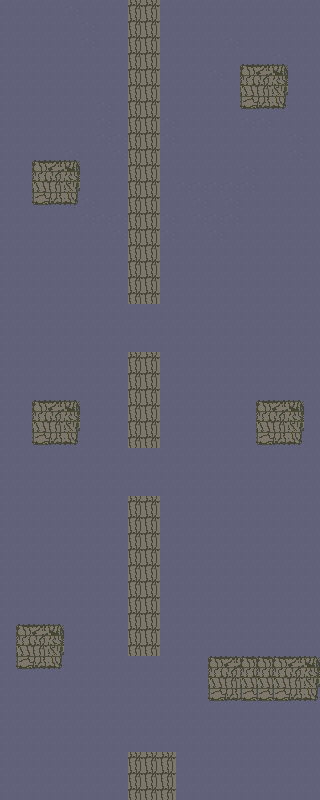

This game map was drawn from its Tiled (.tmx) file and the tilesets committed beside it. A one-line description and the full map source follow:
An orthogonal 20x50 tile map with 16x16 px tiles, 2 tile layers (Background, Bricks), 2 tilesets and 9 objects (Monster).

<map version="1.0" orientation="orthogonal" renderorder="right-down" width="20" height="50" tilewidth="16" tileheight="16" nextobjectid="67">
 <tileset firstgid="1" name="tiles" tilewidth="16" tileheight="16" spacing="1" tilecount="324" columns="18">
  <image source="../images/tiles.png" width="320" height="320" />
 </tileset>
 <tileset firstgid="325" name="tiles" tilewidth="16" tileheight="16" spacing="1" tilecount="324" columns="18">
  <image source="../images/tiles.png" width="320" height="320" />
 </tileset>
 <layer name="Background" width="20" height="50">
  <data encoding="csv">
73,73,73,73,74,73,73,73,73,73,73,73,73,73,73,73,73,73,73,73,
73,73,73,73,73,74,73,73,73,74,73,73,73,73,73,73,73,73,73,73,
73,73,73,73,73,74,73,73,73,73,73,73,73,73,74,73,73,73,73,73,
73,73,73,73,73,73,73,73,73,73,73,73,73,73,73,73,73,74,73,73,
73,73,73,73,73,73,73,73,73,73,73,73,73,74,73,73,73,74,73,73,
73,73,73,73,73,73,73,73,73,73,73,73,73,73,73,73,73,73,73,73,
73,73,73,73,73,73,74,73,73,74,73,73,73,73,73,73,73,73,73,73,
73,73,73,73,73,73,74,73,73,74,74,73,73,73,73,74,74,73,73,73,
73,73,73,73,73,73,74,74,73,73,74,73,73,73,73,73,73,73,74,73,
73,73,73,73,74,73,73,74,74,73,73,73,73,73,73,73,73,73,74,73,
73,73,73,73,74,73,73,73,73,73,73,73,73,73,73,74,73,73,73,73,
73,73,73,73,74,73,73,73,73,73,73,74,74,74,74,74,73,73,73,73,
73,73,73,73,74,74,73,73,73,73,73,73,74,73,74,73,73,73,73,73,
73,73,73,73,73,74,74,74,73,73,74,73,74,74,74,73,73,73,73,73,
73,73,73,73,73,73,73,74,74,74,74,73,73,74,73,73,73,73,73,73,
73,73,73,73,73,73,73,73,73,73,73,73,73,73,73,73,73,73,73,73,
73,73,73,73,73,73,73,73,73,73,73,73,73,73,73,73,73,73,73,73,
73,73,73,73,73,73,73,73,73,73,73,73,73,73,73,73,73,73,73,73,
73,73,73,73,73,73,73,73,73,73,73,73,73,73,73,73,73,73,73,73,
73,73,73,73,73,73,73,73,73,73,73,73,73,73,73,73,73,73,73,73,
73,73,73,73,73,73,73,73,73,73,73,73,73,73,73,73,73,73,73,73,
73,73,73,73,73,73,73,73,73,73,73,73,73,73,73,73,73,73,73,73,
73,73,73,73,73,73,73,73,73,73,73,73,73,73,73,73,73,73,73,73,
73,73,73,73,73,73,73,73,73,73,73,73,73,73,73,73,73,73,73,73,
73,73,73,73,73,73,73,73,73,73,73,73,73,73,73,73,73,73,73,73,
73,73,73,73,73,73,73,73,73,73,73,73,73,73,73,73,73,73,73,73,
73,73,73,73,73,73,73,73,73,73,73,73,73,73,73,73,73,73,73,73,
73,73,73,73,73,73,73,73,73,73,73,73,73,73,73,73,73,73,73,73,
73,73,73,73,73,73,73,73,73,73,73,73,73,73,73,73,73,73,73,73,
73,73,73,73,73,73,73,73,73,73,73,73,73,73,73,73,73,73,73,73,
73,73,73,73,73,73,73,73,73,73,73,73,73,73,73,73,73,73,73,73,
73,73,73,73,73,73,73,73,73,73,73,73,73,73,73,73,73,73,73,73,
73,73,73,73,73,73,73,73,73,73,73,73,73,73,73,73,73,73,73,73,
73,73,73,73,73,73,73,73,73,73,73,73,73,73,73,73,73,73,73,73,
73,73,73,73,73,73,73,73,73,73,73,73,73,73,73,73,73,73,73,73,
73,73,73,73,73,73,73,73,73,73,73,73,73,73,73,73,73,73,73,73,
73,73,73,73,73,73,73,73,73,73,73,73,73,73,73,73,73,73,73,73,
73,73,73,73,73,73,73,73,73,73,73,73,73,73,73,73,73,73,73,73,
73,73,73,73,73,73,73,73,73,73,73,73,73,73,73,73,73,73,73,73,
73,73,73,73,73,73,73,73,73,73,73,73,73,73,73,73,73,73,73,73,
73,73,73,73,73,73,73,73,73,73,73,73,73,73,73,73,73,73,73,73,
73,73,73,73,73,73,73,73,73,73,73,73,73,73,73,73,73,73,73,73,
73,73,73,73,73,73,73,73,73,73,73,73,73,73,73,73,73,73,73,73,
73,73,73,73,73,73,73,73,73,73,73,73,73,73,73,73,73,73,73,73,
73,73,73,73,73,73,73,73,73,73,73,73,73,73,73,73,73,73,73,73,
73,73,73,73,73,73,73,73,73,73,73,73,73,73,73,73,73,73,73,73,
73,73,73,73,73,73,73,73,73,73,73,73,73,73,73,73,73,73,73,73,
73,73,73,73,73,73,73,73,73,73,73,73,73,73,73,73,73,73,73,73,
73,73,73,73,73,73,73,73,73,73,73,73,73,73,73,73,73,73,73,73,
73,73,73,73,73,73,73,73,73,73,73,73,73,73,73,73,73,73,73,73
</data>
 </layer>
 <layer name="Bricks" width="20" height="50">
  <data encoding="csv">
0,0,0,0,0,0,0,0,20,20,0,0,0,0,0,0,0,0,0,0,
0,0,0,0,0,0,0,0,20,20,0,0,0,0,0,0,0,0,0,0,
0,0,0,0,0,0,0,0,20,20,0,0,0,0,0,0,0,0,0,0,
0,0,0,0,0,0,0,0,20,20,0,0,0,0,0,0,0,0,0,0,
0,0,0,0,0,0,0,0,20,20,0,0,0,0,0,1,2,3,0,0,
0,0,0,0,0,0,0,0,20,20,0,0,0,0,0,19,20,21,0,0,
0,0,0,0,0,0,0,0,20,20,0,0,0,0,0,55,56,57,0,0,
0,0,0,0,0,0,0,0,20,20,0,0,0,0,0,0,0,0,0,0,
0,0,0,0,0,0,0,0,20,20,0,0,0,0,0,0,0,0,0,0,
0,0,0,0,0,0,0,0,20,20,0,0,0,0,0,0,0,0,0,0,
0,0,1,2,3,0,0,0,20,20,0,0,0,0,0,0,0,0,0,0,
0,0,19,20,21,0,0,0,20,20,0,0,0,0,0,0,0,0,0,0,
0,0,55,56,57,0,0,0,20,20,0,0,0,0,0,0,0,0,0,0,
0,0,0,0,0,0,0,0,20,20,0,0,0,0,0,0,0,0,0,0,
0,0,0,0,0,0,0,0,20,20,0,0,0,0,0,0,0,0,0,0,
0,0,0,0,0,0,0,0,20,20,0,0,0,0,0,0,0,0,0,0,
0,0,0,0,0,0,0,0,20,20,0,0,0,0,0,0,0,0,0,0,
0,0,0,0,0,0,0,0,20,20,0,0,0,0,0,0,0,0,0,0,
0,0,0,0,0,0,0,0,20,20,0,0,0,0,0,0,0,0,0,0,
0,0,0,0,0,0,0,0,0,0,0,0,0,0,0,0,0,0,0,0,
0,0,0,0,0,0,0,0,0,0,0,0,0,0,0,0,0,0,0,0,
0,0,0,0,0,0,0,0,0,0,0,0,0,0,0,0,0,0,0,0,
0,0,0,0,0,0,0,0,20,20,0,0,0,0,0,0,0,0,0,0,
0,0,0,0,0,0,0,0,20,20,0,0,0,0,0,0,0,0,0,0,
0,0,0,0,0,0,0,0,20,20,0,0,0,0,0,0,0,0,0,0,
0,0,1,2,3,0,0,0,20,20,0,0,0,0,0,0,1,2,3,0,
0,0,19,20,21,0,0,0,20,20,0,0,0,0,0,0,19,20,21,0,
0,0,55,56,57,0,0,0,20,20,0,0,0,0,0,0,55,56,57,0,
0,0,0,0,0,0,0,0,0,0,0,0,0,0,0,0,0,0,0,0,
0,0,0,0,0,0,0,0,0,0,0,0,0,0,0,0,0,0,0,0,
0,0,0,0,0,0,0,0,0,0,0,0,0,0,0,0,0,0,0,0,
0,0,0,0,0,0,0,0,20,20,0,0,0,0,0,0,0,0,0,0,
0,0,0,0,0,0,0,0,20,20,0,0,0,0,0,0,0,0,0,0,
0,0,0,0,0,0,0,0,20,20,0,0,0,0,0,0,0,0,0,0,
0,0,0,0,0,0,0,0,20,20,0,0,0,0,0,0,0,0,0,0,
0,0,0,0,0,0,0,0,20,20,0,0,0,0,0,0,0,0,0,0,
0,0,0,0,0,0,0,0,20,20,0,0,0,0,0,0,0,0,0,0,
0,0,0,0,0,0,0,0,20,20,0,0,0,0,0,0,0,0,0,0,
0,0,0,0,0,0,0,0,20,20,0,0,0,0,0,0,0,0,0,0,
0,1,2,3,0,0,0,0,20,20,0,0,0,0,0,0,0,0,0,0,
0,19,20,21,0,0,0,0,20,20,0,0,0,0,0,0,0,0,0,0,
0,55,56,57,0,0,0,0,0,0,0,0,0,1,2,1,1,1,2,3,
0,0,0,0,0,0,0,0,0,0,0,0,0,19,20,19,19,19,20,21,
0,0,0,0,0,0,0,0,0,0,0,0,0,55,56,55,55,55,56,57,
0,0,0,0,0,0,0,0,0,0,0,0,0,0,0,0,0,0,0,0,
0,0,0,0,0,0,0,0,0,0,0,0,0,0,0,0,0,0,0,0,
0,0,0,0,0,0,0,0,0,0,0,0,0,0,0,0,0,0,0,0,
0,0,0,0,0,0,0,0,20,20,20,0,0,0,0,0,0,0,0,0,
0,0,0,0,0,0,0,0,20,20,20,0,0,0,0,0,0,0,0,0,
0,0,0,0,0,0,0,0,20,20,20,0,0,0,0,0,0,0,0,0
</data>
 </layer>
 <objectgroup name="Monster">
  <object id="46" name="Monster" x="128" y="752" width="48" height="48">
   <properties>
    <property name="food" type="int" value="30" />
   </properties>
  </object>
 </objectgroup>
 <objectgroup name="Player" visible="0">
  <properties>
   <property name="fleet" type="int" value="2" />
  </properties>
 </objectgroup>
 <objectgroup name="Food">
  <properties>
   <property name="amount" type="int" value="40" />
  </properties>
  <object id="54" x="32" y="160" width="48" height="48" />
  <object id="60" x="240" y="64" width="48" height="48" />
  <object id="61" x="32" y="400" width="48" height="48" />
  <object id="62" x="256" y="400" width="48" height="48" />
  <object id="63" x="16" y="624" width="48" height="48" />
  <object id="64" x="208" y="656" width="112" height="48" />
  <object id="65" x="128" y="352" width="32" height="96" />
  <object id="66" x="128" y="496" width="32" height="96" />
 </objectgroup>
</map>
